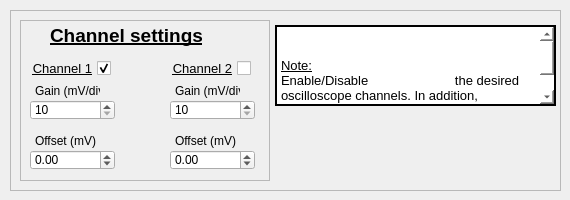
<?xml version="1.0" encoding="UTF-8"?>
<ui version="4.0">
    <class>config_osc_channels</class>
    <widget class="QWidget" name="config_osc_channels">
        <property name="geometry">
            <rect>
                <x>0</x>
                <y>0</y>
                <width>570</width>
                <height>200</height>
            </rect>
        </property>
        <property name="minimumSize">
            <size>
                <width>570</width>
                <height>200</height>
            </size>
        </property>
        <property name="maximumSize">
            <size>
                <width>670</width>
                <height>300</height>
            </size>
        </property>
        <property name="windowTitle">
            <string>Form</string>
        </property>
        <widget class="QFrame" name="frame_2">
            <property name="enabled">
                <bool>true</bool>
            </property>
            <property name="geometry">
                <rect>
                    <x>10</x>
                    <y>10</y>
                    <width>551</width>
                    <height>181</height>
                </rect>
            </property>
            <property name="frameShape">
                <enum>QFrame::StyledPanel</enum>
            </property>
            <property name="frameShadow">
                <enum>QFrame::Raised</enum>
            </property>
            <widget class="QTextBrowser" name="config_osc_channel_note">
                <property name="geometry">
                    <rect>
                        <x>265</x>
                        <y>15</y>
                        <width>281</width>
                        <height>81</height>
                    </rect>
                </property>
                <property name="styleSheet">
                    <string notr="true">background-color:rgb(255, 255, 255);</string>
                </property>
                <property name="frameShape">
                    <enum>QFrame::Box</enum>
                </property>
                <property name="frameShadow">
                    <enum>QFrame::Plain</enum>
                </property>
                <property name="lineWidth">
                    <number>2</number>
                </property>
                <property name="html">
                    <string>&lt;!DOCTYPE HTML PUBLIC &quot;-//W3C//DTD HTML 4.0//EN&quot; &quot;http://www.w3.org/TR/REC-html40/strict.dtd&quot;&gt;
                        &lt;html&gt;&lt;head&gt;&lt;meta name=&quot;qrichtext&quot; content=&quot;1&quot; /&gt;&lt;style
                        type=&quot;text/css&quot;&gt;
                        p, li { white-space: pre-wrap; }
                        &lt;/style&gt;&lt;/head&gt;&lt;body style=&quot; font-family:'MS Shell Dlg 2'; font-size:8.25pt;
                        font-weight:400; font-style:normal;&quot;&gt;
                        &lt;p style=&quot; margin-top:0px; margin-bottom:0px; margin-left:0px; margin-right:0px;
                        -qt-block-indent:0; text-indent:0px;&quot;&gt;&lt;span style=&quot; font-size:10pt;
                        text-decoration: underline;&quot;&gt;Note:&lt;/span&gt; &lt;/p&gt;
                        &lt;p style=&quot; margin-top:0px; margin-bottom:0px; margin-left:0px; margin-right:0px;
                        -qt-block-indent:0; text-indent:0px;&quot;&gt;&lt;span style=&quot; font-size:10pt;&quot;&gt;Enable/Disable
                        the desired oscilloscope channels. In addition, confiugure the corresponding Gain and Offset per
                        channel.&lt;/span&gt; &lt;/p&gt;&lt;/body&gt;&lt;/html&gt;
                    </string>
                </property>
            </widget>
            <widget class="QFrame" name="frame">
                <property name="geometry">
                    <rect>
                        <x>10</x>
                        <y>10</y>
                        <width>250</width>
                        <height>161</height>
                    </rect>
                </property>
                <property name="frameShape">
                    <enum>QFrame::StyledPanel</enum>
                </property>
                <property name="frameShadow">
                    <enum>QFrame::Raised</enum>
                </property>
                <widget class="QLabel" name="label">
                    <property name="geometry">
                        <rect>
                            <x>30</x>
                            <y>0</y>
                            <width>171</width>
                            <height>31</height>
                        </rect>
                    </property>
                    <property name="text">
                        <string>&lt;html&gt;&lt;head/&gt;&lt;body&gt;&lt;p&gt;&lt;span style=&quot; font-size:14pt;
                            font-weight:600; text-decoration: underline;&quot;&gt;Channel settings&lt;/span&gt;&lt;/p&gt;&lt;/body&gt;&lt;/html&gt;
                        </string>
                    </property>
                </widget>
                <widget class="QLabel" name="label_4">
                    <property name="geometry">
                        <rect>
                            <x>15</x>
                            <y>60</y>
                            <width>65</width>
                            <height>21</height>
                        </rect>
                    </property>
                    <property name="text">
                        <string>Gain (mV/div)</string>
                    </property>
                </widget>
                <widget class="QSpinBox" name="gain_spin">
                    <property name="geometry">
                        <rect>
                            <x>10</x>
                            <y>80</y>
                            <width>85</width>
                            <height>20</height>
                        </rect>
                    </property>
                    <property name="minimum">
                        <number>10</number>
                    </property>
                    <property name="maximum">
                        <number>50000</number>
                    </property>
                </widget>
                <widget class="QLabel" name="label_5">
                    <property name="geometry">
                        <rect>
                            <x>15</x>
                            <y>110</y>
                            <width>61</width>
                            <height>21</height>
                        </rect>
                    </property>
                    <property name="text">
                        <string>Offset (mV)</string>
                    </property>
                </widget>
                <widget class="QDoubleSpinBox" name="offset_spin">
                    <property name="geometry">
                        <rect>
                            <x>10</x>
                            <y>130</y>
                            <width>85</width>
                            <height>20</height>
                        </rect>
                    </property>
                    <property name="minimum">
                        <double>-500.000000000000000</double>
                    </property>
                    <property name="maximum">
                        <double>500.000000000000000</double>
                    </property>
                </widget>
                <widget class="QLabel" name="label_9">
                    <property name="geometry">
                        <rect>
                            <x>155</x>
                            <y>110</y>
                            <width>61</width>
                            <height>21</height>
                        </rect>
                    </property>
                    <property name="text">
                        <string>Offset (mV)</string>
                    </property>
                </widget>
                <widget class="QDoubleSpinBox" name="offset_right_spin">
                    <property name="enabled">
                        <bool>true</bool>
                    </property>
                    <property name="geometry">
                        <rect>
                            <x>150</x>
                            <y>130</y>
                            <width>85</width>
                            <height>20</height>
                        </rect>
                    </property>
                    <property name="minimum">
                        <double>-500.000000000000000</double>
                    </property>
                    <property name="maximum">
                        <double>500.000000000000000</double>
                    </property>
                </widget>
                <widget class="QSpinBox" name="gain_right_spin">
                    <property name="enabled">
                        <bool>true</bool>
                    </property>
                    <property name="geometry">
                        <rect>
                            <x>150</x>
                            <y>80</y>
                            <width>85</width>
                            <height>20</height>
                        </rect>
                    </property>
                    <property name="minimum">
                        <number>10</number>
                    </property>
                    <property name="maximum">
                        <number>50000</number>
                    </property>
                </widget>
                <widget class="QLabel" name="label_10">
                    <property name="geometry">
                        <rect>
                            <x>155</x>
                            <y>60</y>
                            <width>65</width>
                            <height>21</height>
                        </rect>
                    </property>
                    <property name="text">
                        <string>Gain (mV/div)</string>
                    </property>
                </widget>
                <widget class="QCheckBox" name="channel_1_checkbox">
                    <property name="enabled">
                        <bool>true</bool>
                    </property>
                    <property name="geometry">
                        <rect>
                            <x>10</x>
                            <y>40</y>
                            <width>81</width>
                            <height>17</height>
                        </rect>
                    </property>
                    <property name="font">
                        <font>
                            <pointsize>10</pointsize>
                            <underline>true</underline>
                        </font>
                    </property>
                    <property name="layoutDirection">
                        <enum>Qt::RightToLeft</enum>
                    </property>
                    <property name="text">
                        <string>Channel 1</string>
                    </property>
                    <property name="checked">
                        <bool>true</bool>
                    </property>
                </widget>
                <widget class="QCheckBox" name="channel_2_checkbox">
                    <property name="enabled">
                        <bool>true</bool>
                    </property>
                    <property name="geometry">
                        <rect>
                            <x>150</x>
                            <y>40</y>
                            <width>81</width>
                            <height>17</height>
                        </rect>
                    </property>
                    <property name="font">
                        <font>
                            <pointsize>10</pointsize>
                            <underline>true</underline>
                        </font>
                    </property>
                    <property name="layoutDirection">
                        <enum>Qt::RightToLeft</enum>
                    </property>
                    <property name="text">
                        <string>Channel 2</string>
                    </property>
                </widget>
            </widget>
        </widget>
    </widget>
    <resources/>
    <connections/>
</ui>
